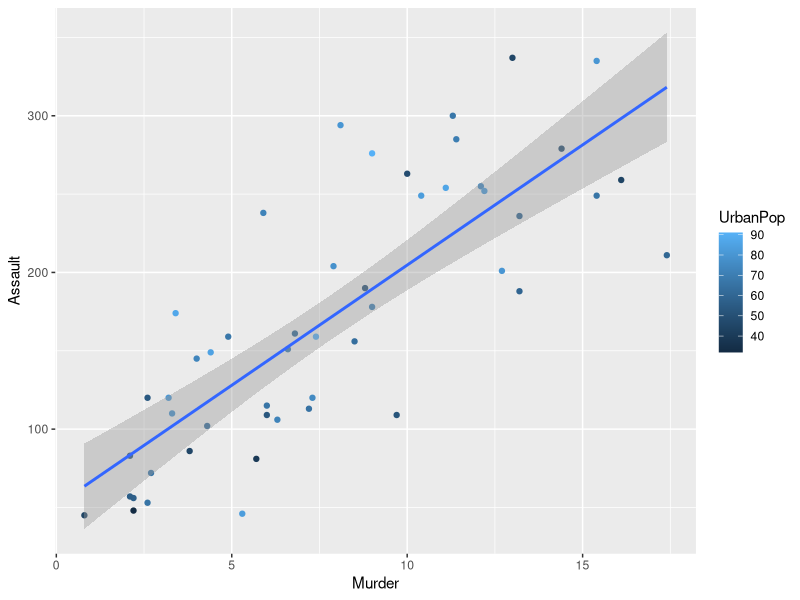

Write R code to recreate this figure.
# The goal in the LMT tutorial is to get you started doing DATA ANALYSIS in 
# R as quickly as possible, so there will be lots of moments where we'll skip
# over some of the long, complicated explanations for WHY we're doing things
# in a particular way. I'll try to refer to these parts as **sorcery**, meaning
# that there is actually a perfectly sensible explanation, but it's waaaay too
# time consuming.

# So let's get started. First you need to install tidyverse. Here is the command
# that you need:

#install.packages("tidyverse")

# Note that the quote marks "" are required here. There will be other commands
# where quotes aren't needed. This is one of the sorcery things.

# You only need to *install* a package once. If you can get this script to run
# then you will not need to install tidyverse ever again (sort of - more sorcery)
# because it is always on your computer.

# However you DO need to load tidyverse. Every time. So let's do that. 

library(tidyverse)

# Notice that this doesn't have quote marks (sorcery). You will also notice that
# every one of my scripts later will start with a library(tidyverse) command. 

# Finally, let's just check that tidyverse is installed and properly loaded. This
# command will draw a pretty picture:

pic <- USArrests %>% 
  ggplot(aes(x = Murder, y = Assault, colour = UrbanPop)) +
  geom_point() + 
  geom_smooth(method = lm)

plot(pic)

# You should be looking at a plot displaying the number of arrests for murder
# (per 100,000 residents) in the US in 1973 against the number of arrests for
# assault. Each dot is a different US state, and the colour of the markers 
# reflects the percent of the populatiuon living in urban areas. Laid over the
# top is the best fitting regression line plus prediction interval.

# That's quite a lot to get from one short section of R code!


# COMMON ISSUE #1: If you are looking at an error message that reads...
#
#    Error in (blah blah blah) could not find function "%>%"
#
# It means you don't have tidyverse loaded. Try the library(tidyverse) 
# command from line 22 above

# COMMON ISSUE #2: If you are looking at an error message that reads...
#
#    Error in library(tidyverse) : there is no package called ‘tidyverse’
#
# It means you don't have tidyverse *installed*. Check out the installation
# command on line 11 above




